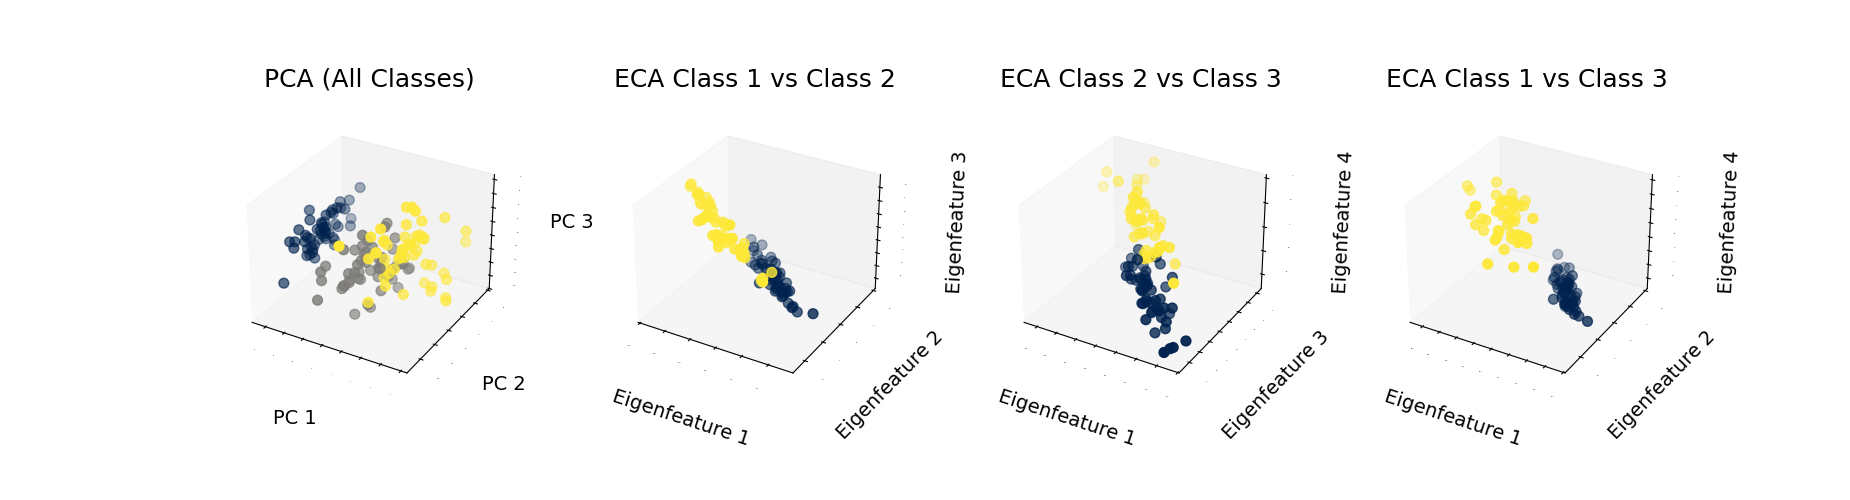

Write Python code to recreate this figure.
import numpy as np
import matplotlib.pyplot as plt
from sklearn.datasets import load_iris
from sklearn.decomposition import PCA

# Load the Iris dataset
iris = load_iris()
X = iris.data  # Original data
y = iris.target  # Class labels

# Define the transformation matrix P (from your ECA model)
P = np.array([[-0.4772,  0.4370,  0.4973, -0.1016],
              [-0.7707,  0.4478, -0.4387, -0.0193],
              [-0.3080, -0.5219,  0.7055,  0.2904],
              [ 0.2888,  0.5798, -0.2498,  0.9513]])

# Transform the data using P (ECA) and PCA
eca_transformed = X @ P
pca = PCA(n_components=3)
pca_transformed = pca.fit_transform(X)

# Prepare the figure with four subplots in a row
fig = plt.figure(figsize=(24, 5))

# Set the font sizes
title_fontsize = 18  # Slightly downscaled title font size
axis_label_fontsize = 16  # Adjusted font size for axis labels

# PCA Result
ax0 = fig.add_subplot(141, projection='3d')
scatter = ax0.scatter(pca_transformed[:, 0], pca_transformed[:, 1], pca_transformed[:, 2], c=y, cmap='cividis', s=50)
ax0.set_title('PCA (All Classes)', fontsize=title_fontsize, pad=20)
ax0.set_xlabel('PC 1', fontsize=axis_label_fontsize, labelpad=15)
ax0.set_ylabel('PC 2', fontsize=axis_label_fontsize, labelpad=15)
ax0.set_zlabel('PC 3', fontsize=axis_label_fontsize, labelpad=25)
ax0.tick_params(axis='both', which='both', labelsize=0, length=0)
ax0.grid(False)

# ECA Class 1 vs Class 2
ax1 = fig.add_subplot(142, projection='3d')
indices = np.where((y == 0) | (y == 1))[0]
X_plot = eca_transformed[indices][:, [0, 1, 2]]
y_plot = y[indices]
scatter = ax1.scatter(X_plot[:, 0], X_plot[:, 1], X_plot[:, 2], c=y_plot, cmap='cividis', s=50)
ax1.set_title('ECA Class 1 vs Class 2', fontsize=title_fontsize, pad=20)
ax1.set_xlabel('Eigenfeature 1', fontsize=axis_label_fontsize, labelpad=15)
ax1.set_ylabel('Eigenfeature 2', fontsize=axis_label_fontsize, labelpad=15)
ax1.set_zlabel('Eigenfeature 3', fontsize=axis_label_fontsize, labelpad=25)
ax1.tick_params(axis='both', which='both', labelsize=0, length=0)
ax1.grid(False)

# ECA Class 2 vs Class 3
ax2 = fig.add_subplot(143, projection='3d')
indices = np.where((y == 1) | (y == 2))[0]
X_plot = eca_transformed[indices][:, [0, 2, 3]]
y_plot = y[indices]
scatter = ax2.scatter(X_plot[:, 0], X_plot[:, 1], X_plot[:, 2], c=y_plot, cmap='cividis', s=50)
ax2.set_title('ECA Class 2 vs Class 3', fontsize=title_fontsize, pad=20)
ax2.set_xlabel('Eigenfeature 1', fontsize=axis_label_fontsize, labelpad=15)
ax2.set_ylabel('Eigenfeature 3', fontsize=axis_label_fontsize, labelpad=15)
ax2.set_zlabel('Eigenfeature 4', fontsize=axis_label_fontsize, labelpad=25)
ax2.tick_params(axis='both', which='both', labelsize=0, length=0)
ax2.grid(False)

# ECA Class 1 vs Class 3
ax3 = fig.add_subplot(144, projection='3d')
indices = np.where((y == 0) | (y == 2))[0]
X_plot = eca_transformed[indices][:, [0, 1, 3]]
y_plot = y[indices]
scatter = ax3.scatter(X_plot[:, 0], X_plot[:, 1], X_plot[:, 2], c=y_plot, cmap='cividis', s=50)
ax3.set_title('ECA Class 1 vs Class 3', fontsize=title_fontsize, pad=20)
ax3.set_xlabel('Eigenfeature 1', fontsize=axis_label_fontsize, labelpad=15)
ax3.set_ylabel('Eigenfeature 2', fontsize=axis_label_fontsize, labelpad=15)
ax3.set_zlabel('Eigenfeature 4', fontsize=axis_label_fontsize, labelpad=25)
ax3.tick_params(axis='both', which='both', labelsize=0, length=0)
ax3.grid(False)

# Adjust spacing between subplots for a balanced look
plt.subplots_adjust(left=0.05, right=0.9, wspace=0.35)  # Intermediate tightness between subplots
plt.show()
